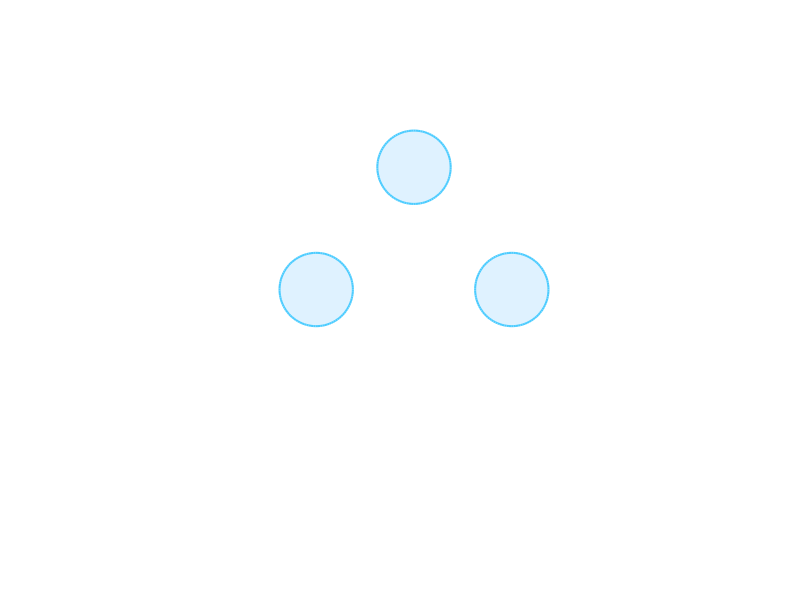

MATLAB code for this plot: (Note: this script raises an error after producing the figure.)
function BasicAvoidance()
    clc; clear;

    % === PARAMETERS ===
    numUAVs = 6;
    numObstacles = 3;
    simTime = 30;
    dt = 0.05;
    steps = simTime / dt;
    bounds = [-100 100 -100 100];
    speed = 30;

    avoidanceRadius = 10;     % For obstacle avoidance
    uavAvoidRadius = 10;      % For inter-UAV avoidance
    arrow_length = 8;        % Bigger UAV arrows
    arrow_thickness = 3;    % Thicker lines for drones

    % === INITIAL CONDITIONS ===
    pos = 180 * rand(numUAVs, 2) - 90;
    angles = 2 * pi * rand(numUAVs, 1);
    vel = [cos(angles), sin(angles)] * speed;

    % === OBSTACLES (static) ===
    obstacleCenters = [-40 0; 40 0; 0 50];
    obstacleRadius = 15;

    % === FIGURE SETUP ===
    figure('Color','k');
    axis(bounds);
    axis equal;
    set(gca, 'Color', 'k', 'XColor', 'w', 'YColor', 'w');
    hold on;
    title('UAV Flocking with Static Obstacles & Mutual Avoidance', ...
        'Color','w', 'FontWeight','bold');

    % === DRAW OBSTACLES ===
    theta = linspace(0, 2*pi, 100);
    for i = 1:numObstacles
        x = obstacleCenters(i,1) + obstacleRadius * cos(theta);
        y = obstacleCenters(i,2) + obstacleRadius * sin(theta);
        fill(x, y, [0.5 0.8 1], 'FaceAlpha', 0.25, ...
            'EdgeColor', [0.3 0.8 1], 'LineWidth', 1.5);
    end

    % === DRAW UAVs AS ARROWS ===
    arrows = gobjects(numUAVs,1);
    for i = 1:numUAVs
        arrows(i) = quiver(pos(i,1), pos(i,2), ...
            arrow_length * vel(i,1)/speed, ...
            arrow_length * vel(i,2)/speed, 0, ...
            'Color', [1 1 1], 'LineWidth', arrow_thickness, 'MaxHeadSize', 3);
    end

    % === MAIN SIMULATION LOOP ===
    for step = 1:steps
        for i = 1:numUAVs
            avoidVec = [0 0];

            %% --- OBSTACLE AVOIDANCE ---
            for j = 1:numObstacles
                diff = pos(i,:) - obstacleCenters(j,:);
                dist = norm(diff);
                if dist < (obstacleRadius + avoidanceRadius)
                    sideVec = [-diff(2), diff(1)];
                    if mod(i,2)==0, sideVec = -sideVec; end
                    avoidVec = avoidVec + sideVec / (norm(sideVec) + 1e-6);
                end
            end

            %% --- INTER-UAV AVOIDANCE ---
            for k = 1:numUAVs
                if k ~= i
                    diff = pos(i,:) - pos(k,:);
                    dist = norm(diff);
                    if dist < uavAvoidRadius
                        avoidVec = avoidVec + diff / (dist + 1e-6);
                    end
                end
            end

            %% --- APPLY AVOIDANCE ---
            if norm(avoidVec) > 0
                vel(i,:) = vel(i,:) + 8 * avoidVec; % Increased repulsion
            end

            %% --- NORMALIZE VELOCITY & MOVE ---
            vel(i,:) = speed * vel(i,:) / (norm(vel(i,:)) + 1e-6);
            pos(i,:) = pos(i,:) + vel(i,:) * dt;

            %% --- BOUNDARY BOUNCE ---
            if pos(i,1) <= bounds(1) || pos(i,1) >= bounds(2)
                vel(i,1) = -vel(i,1);
            end
            if pos(i,2) <= bounds(3) || pos(i,2) >= bounds(4)
                vel(i,2) = -vel(i,2);
            end

            %% --- UPDATE PLOT ---
            set(arrows(i), 'XData', pos(i,1), 'YData', pos(i,2), ...
                'UData', arrow_length * vel(i,1)/speed, ...
                'VData', arrow_length * vel(i,2)/speed);
        end

        drawnow;
        pause(dt * 0.8); % near real-time
    end
end